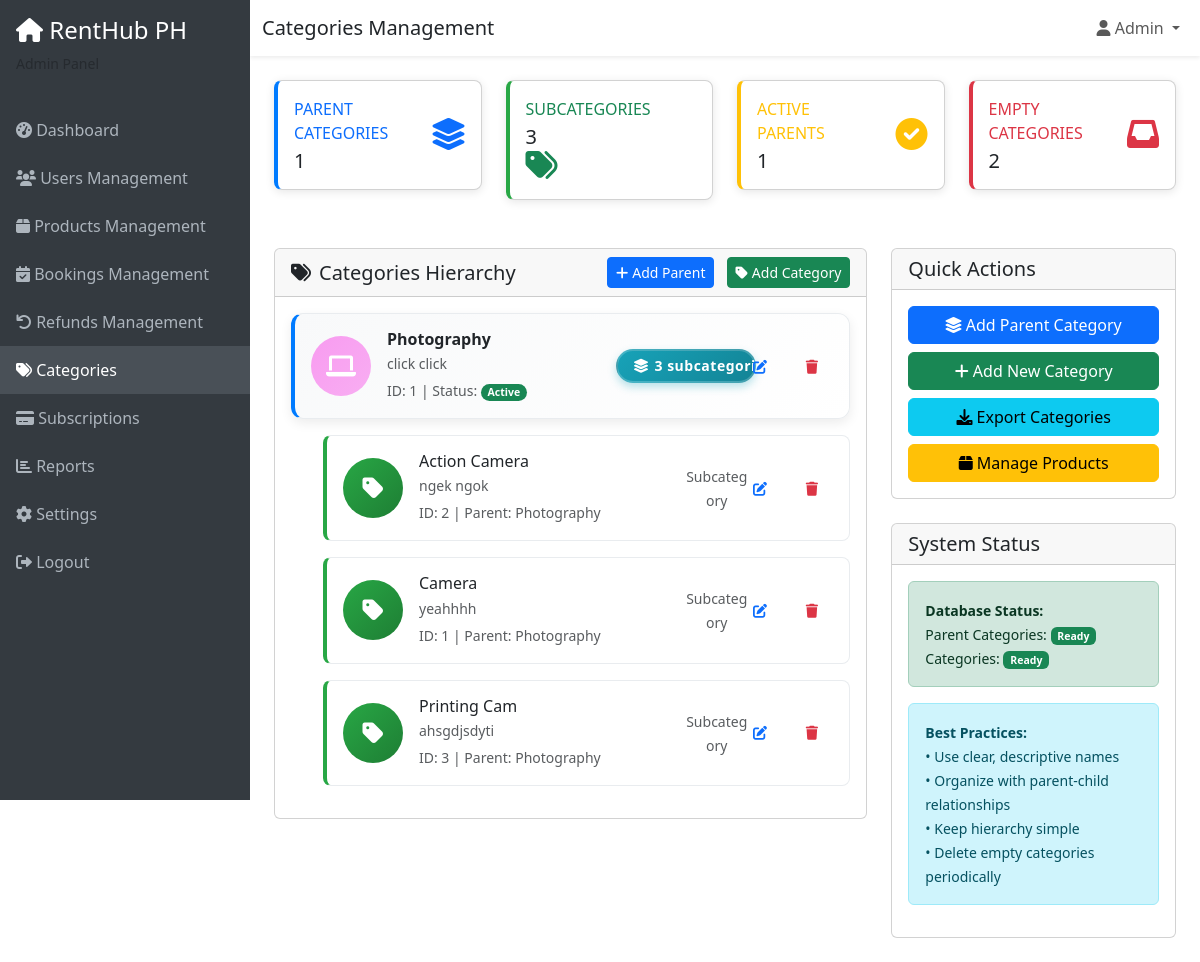
The app's page /admin/categories.php (signed in), older data.
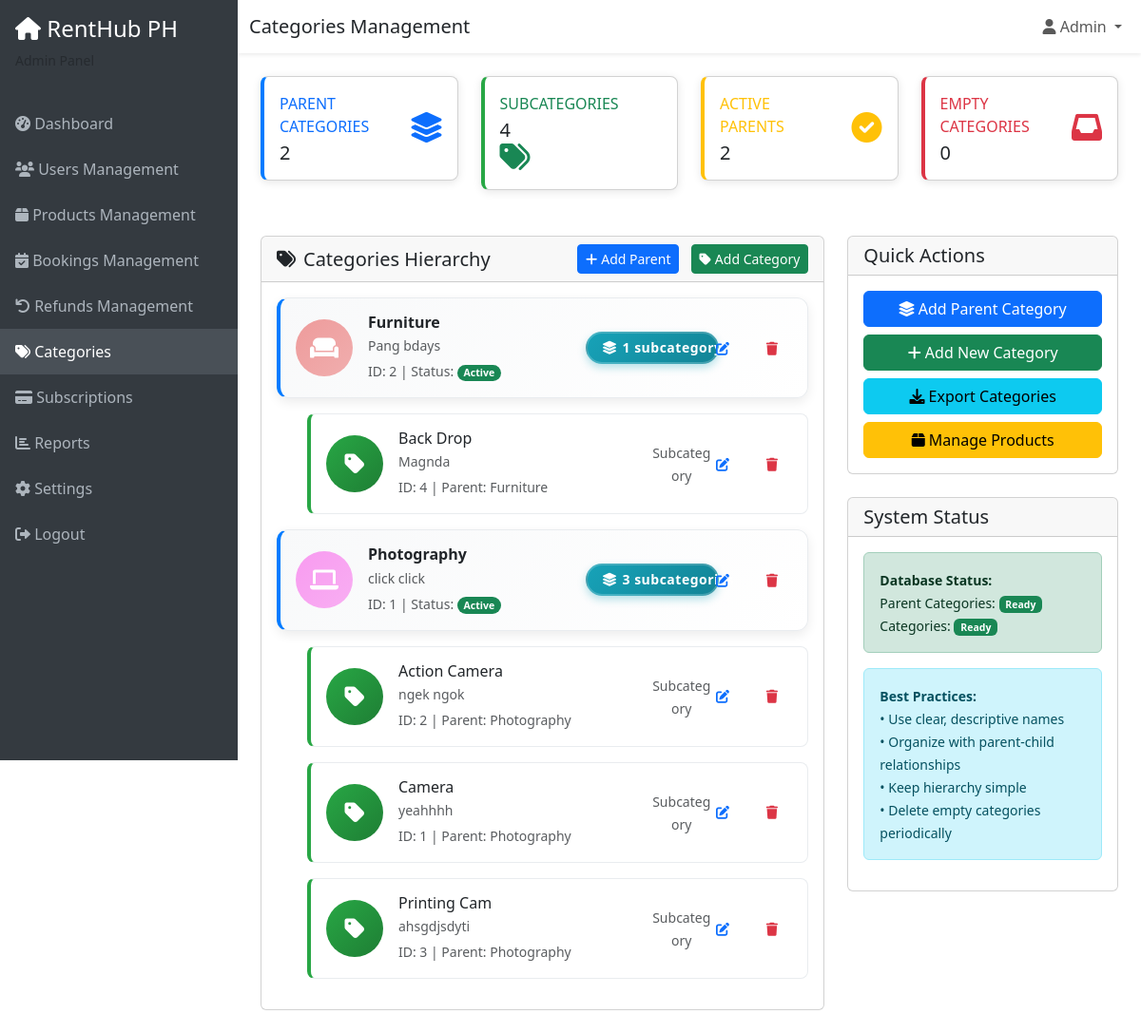
The same page, newer data.
### tables this page shows
CREATE TABLE `parent_categories` (
  `ParentCategoryID` int(11) NOT NULL,
  `Parent_Name` varchar(100) NOT NULL,
  `Parent_Description` text DEFAULT NULL,
  `Parent_Icon` varchar(50) DEFAULT 'fas fa-folder',
  `Parent_Color` varchar(20) DEFAULT '#007bff',
  `Parent_IsActive` tinyint(1) DEFAULT 1,
  `Parent_CreatedAt` timestamp NOT NULL DEFAULT current_timestamp(),
  `Parent_UpdatedAt` timestamp NOT NULL DEFAULT current_timestamp() ON UPDATE current_timestamp()
);

CREATE TABLE `categories` (
  `CategoryID` int(11) NOT NULL,
  `Cat_Name` varchar(100) NOT NULL,
  `Cat_Description` text DEFAULT NULL,
  `Cat_CreatedAt` timestamp NOT NULL DEFAULT current_timestamp(),
  `ParentCategoryID` int(11) NOT NULL
);

### admin/categories.php (the view, shortened to what the changed rows need)
<?php
$database = new Database();
$conn = $database->getConnection();
$parent_categories_table_exists = false;
$categories_table_exists = false;
try {
    $parent_categories_table_exists = true;
} catch (PDOException $e) {
    $parent_categories_table_exists = false;
}
try {
    $categories_table_exists = true;
} catch (PDOException $e) {
    $categories_table_exists = false;
}
$parent_categories = [];
if ($parent_categories_table_exists) {
    try {
        $query = "SELECT pc.*,
                         (SELECT COUNT(*) FROM categories WHERE ParentCategoryID = pc.ParentCategoryID) as subcategory_count
                  FROM parent_categories pc
                  ORDER BY pc.Parent_Name ASC";
        $stmt = $conn->prepare($query);
        $stmt->execute();
        $parent_categories = $stmt->fetchAll(PDO::FETCH_ASSOC);
    } catch (PDOException $e) {
        $parent_categories = [];
    }
}
$categories = [];
if ($categories_table_exists && $parent_categories_table_exists) {
    try {
        $query = "SELECT c.*, pc.Parent_Name, pc.Parent_Icon, pc.Parent_Color
                  FROM categories c
                  JOIN parent_categories pc ON c.ParentCategoryID = pc.ParentCategoryID
                  ORDER BY pc.Parent_Name ASC, c.Cat_Name ASC";
        $stmt = $conn->prepare($query);
        $stmt->execute();
        $categories = $stmt->fetchAll(PDO::FETCH_ASSOC);
    } catch (PDOException $e) {
        $categories = [];
    }
}
$stats = [
    'total_parent_categories' => count($parent_categories),
    'total_categories' => count($categories),
    'active_parents' => count(array_filter($parent_categories, function($cat) { return $cat['Parent_IsActive'] == 1; })),
    'empty_categories' => 0
];
try {
    $query = "SELECT COUNT(DISTINCT c.CategoryID) as count
              FROM categories c
              LEFT JOIN products p ON c.CategoryID = p.CategoryID
              WHERE p.CategoryID IS NULL";
    $stmt = $conn->prepare($query);
    $stmt->execute();
    $result = $stmt->fetch(PDO::FETCH_ASSOC);
    $stats['empty_categories'] = $result['count'] ?? 0;
} catch (PDOException $e) {
    $stats['empty_categories'] = 0;
}
?>
<!DOCTYPE html>
<html lang="en">
<head>
    <link href="https://cdn.jsdelivr.net/npm/bootstrap@5.3.0/dist/css/bootstrap.min.css" rel="stylesheet">
    <link href="https://cdnjs.cloudflare.com/ajax/libs/font-awesome/6.0.0/css/all.min.css" rel="stylesheet">
</head>
<body>
    <div class="main-content">
        <div class="container-fluid p-4">
            <div class="row mb-4">
                <div class="col-xl-3 col-md-6 mb-4">
                    <div class="card stat-card total">
                        <div class="card-body">
                            <div class="row align-items-center">
                                <div class="col">
                                    <div class="text-xs font-weight-bold text-primary text-uppercase mb-1">
                                        Parent Categories
                                    </div>
                                    <div class="h5 mb-0 font-weight-bold"><?php echo number_format($stats['total_parent_categories']); ?></div>
                                </div>
                            </div>
                        </div>
                    </div>
                </div>
                <div class="col-xl-3 col-md-6 mb-4">
                    <div class="card stat-card parent">
                        <div class="card-body">
                            <div class="row align-items-center">
                                <div class="col">
                                    <div class="text-xs font-weight-bold text-success text-uppercase mb-1">
                                        Subcategories
                                    </div>
                                    <div class="h5 mb-0 font-weight-bold"><?php echo number_format($stats['total_categories']); ?></div>
                                </div>
                            </div>
                        </div>
                    </div>
                </div>
                <div class="col-xl-3 col-md-6 mb-4">
                    <div class="card stat-card sub">
                        <div class="card-body">
                            <div class="row align-items-center">
                                <div class="col">
                                    <div class="text-xs font-weight-bold text-warning text-uppercase mb-1">
                                        Active Parents
                                    </div>
                                    <div class="h5 mb-0 font-weight-bold"><?php echo number_format($stats['active_parents']); ?></div>
                                </div>
                            </div>
                        </div>
                    </div>
                </div>
                <div class="col-xl-3 col-md-6 mb-4">
                    <div class="card stat-card empty">
                        <div class="card-body">
                            <div class="row align-items-center">
                                <div class="col">
                                    <div class="text-xs font-weight-bold text-danger text-uppercase mb-1">
                                        Empty Categories
                                    </div>
                                    <div class="h5 mb-0 font-weight-bold"><?php echo number_format($stats['empty_categories']); ?></div>
                                </div>
                            </div>
                        </div>
                    </div>
                </div>
            </div>
            <div class="row">
                <div class="col-lg-8">
                    <div class="card">
                        <div class="card-body">
                            <?php if(!empty($parent_categories)): ?>
                                <?php foreach($parent_categories as $parent): ?>
                                <div class="category-card parent-category">
                                    <div class="card-body">
                                        <div class="row align-items-center">
                                            <div class="col-md-7">
                                                <div class="d-flex align-items-center">
                                                    <div class="category-icon parent" style="background: linear-gradient(135deg, <?php echo $parent['Parent_Color']; ?> 0%, <?php echo $parent['Parent_Color']; ?>cc 100%);">
                                                        <i class="<?php echo $parent['Parent_Icon']; ?>"></i>
                                                    </div>
                                                    <div>
                                                        <h6 class="mb-1 fw-bold"><?php echo htmlspecialchars($parent['Parent_Name']); ?></h6>
                                                        <p class="text-muted mb-1 small">
                                                            <?php echo htmlspecialchars($parent['Parent_Description']); ?>
                                                        </p>
                                                        <small class="text-muted">
                                                            ID: <?php echo $parent['ParentCategoryID']; ?> |
                                                            Status: <span class="badge bg-<?php echo $parent['Parent_IsActive'] ? 'success' : 'danger'; ?> rounded-pill"><?php echo $parent['Parent_IsActive'] ? 'Active' : 'Inactive'; ?></span>
                                                        </small>
                                                    </div>
                                                </div>
                                            </div>
                                            <div class="col-md-3">
                                                <?php if($parent['subcategory_count'] > 0): ?>
                                                    <div class="subcategory-indicator">
                                                        <span class="badge">
                                                            <i class="fas fa-layer-group"></i><?php echo $parent['subcategory_count']; ?>
                                                            <?php echo $parent['subcategory_count'] == 1 ? 'subcategory' : 'subcategories'; ?>
                                                        </span>
                                                    </div>
                                                <?php endif; ?>
                                            </div>
                                            <div class="col-md-2">
                                                <div class="d-flex justify-content-end gap-2">
                                                    <button class="btn btn-outline-primary btn-action"
                                                            onclick="editParentCategory(<?php echo $parent['ParentCategoryID']; ?>, '<?php echo addslashes($parent['Parent_Name']); ?>', '<?php echo addslashes($parent['Parent_Description']); ?>', '<?php echo $parent['Parent_Icon']; ?>', '<?php echo $parent['Parent_Color']; ?>', <?php echo $parent['Parent_IsActive']; ?>)"
                                                            title="Edit Parent Category">
                                                        <i class="fas fa-edit"></i>
                                                    </button>
                                                    <form method="POST" style="display: inline;" onsubmit="return confirm('Delete this parent category and all its subcategories?')">
                                                        <button type="submit" name="delete_parent_category" class="btn btn-outline-danger btn-action" title="Delete Parent Category">
                                                            <i class="fas fa-trash"></i>
                                                        </button>
                                                    </form>
                                                </div>
                                            </div>
                                        </div>
                                    </div>
                                </div>
                                <?php
                                $parent_subcategories = array_filter($categories, function($cat) use ($parent) {
                                    return $cat['ParentCategoryID'] == $parent['ParentCategoryID'];
                                });
                                ?>
                                <?php foreach($parent_subcategories as $child): ?>
                                <div class="category-card sub-category">
                                    <div class="card-body">
                                        <div class="row align-items-center">
                                            <div class="col-md-8">
                                                <div class="d-flex align-items-center">
                                                    <div class="category-icon sub">
                                                        <i class="fas fa-tag"></i>
                                                    </div>
                                                    <div>
                                                        <h6 class="mb-1"><?php echo htmlspecialchars($child['Cat_Name']); ?></h6>
                                                        <p class="text-muted mb-1 small">
                                                            <?php echo htmlspecialchars($child['Cat_Description']); ?>
                                                        </p>
                                                        <small class="text-muted">
                                                            ID: <?php echo $child['CategoryID']; ?> |
                                                            Parent: <?php echo htmlspecialchars($child['Parent_Name']); ?>
                                                        </small>
                                                    </div>
                                                </div>
                                            </div>
                                            <div class="col-md-2 text-center">
                                                <small class="text-muted">Subcategory</small>
                                            </div>
                                            <div class="col-md-2">
                                                <div class="d-flex justify-content-end gap-2">
                                                    <button class="btn btn-outline-primary btn-action"
                                                            onclick="editCategory(<?php echo $child['CategoryID']; ?>, '<?php echo addslashes($child['Cat_Name']); ?>', '<?php echo addslashes($child['Cat_Description']); ?>', <?php echo $child['ParentCategoryID']; ?>)">
                                                        <i class="fas fa-edit"></i>
                                                    </button>
                                                    <form method="POST" style="display: inline;" onsubmit="return confirm('Delete this subcategory?')">
                                                        <button type="submit" name="delete_category" class="btn btn-outline-danger btn-action">
                                                            <i class="fas fa-trash"></i>
                                                        </button>
                                                    </form>
                                                </div>
                                            </div>
                                        </div>
                                    </div>
                                </div>
                                <?php endforeach; ?>
                                <?php endforeach; ?>
                            <?php endif; ?>
                        </div>
                    </div>
                </div>
            </div>
        </div>
    </div>
</body>
</html>

Row changes from the older to the newer data that the page shows:
added categories: ParentCategoryID "2", CategoryID "4", Cat_Name "Back Drop", Cat_Description "Magnda", ParentCategoryID.Parent_Name "Furniture"
added parent_categories: Parent_Name "Furniture", Parent_Description "Pang bdays", ParentCategoryID "2", Parent_IsActive "Active", subcategory_count "1"
Text that changed along with them:
$stats['empty_categories']: "2" → "0"
$stats['total_parent_categories']: "1" → (not shown)
$stats['total_categories']: "3" → (not shown)
$stats['active_parents']: "1" → (not shown)
